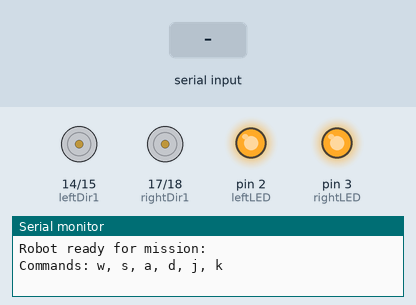
This sketch was run on a simulated Arduino Uno, built with avr-gcc and run on an emulated ATmega328P. On the bench: motor-driver pin pairs drawn as motors (green arrow = first pin HIGH = forward, orange = second pin HIGH = backward, longer = more drive, scaled by the enable pin), output pins drawn as LEDs (lit = HIGH), the last lines printed to the serial monitor. The inputs (shaded band) are chosen by the test bench.

Above: at 1.2 s.
1.3 s: "w" received over Serial
At 2.9 s:
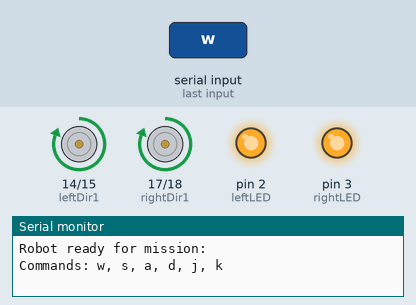
4.3 s: "a" received over Serial
At 5.29 s:
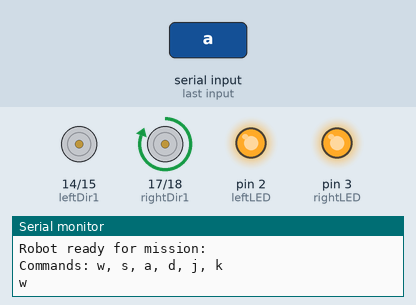
7.0 s: "d" received over Serial
At 7.99 s:
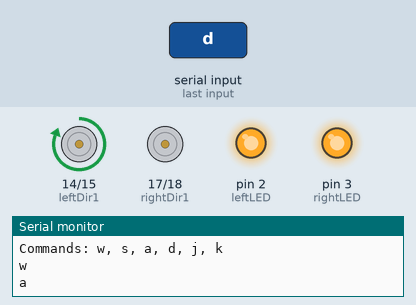
9.7 s: "j" received over Serial
At 10.4 s:
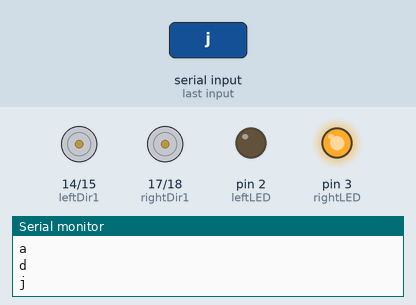
11.2 s: "k" received over Serial
At 11.6 s:
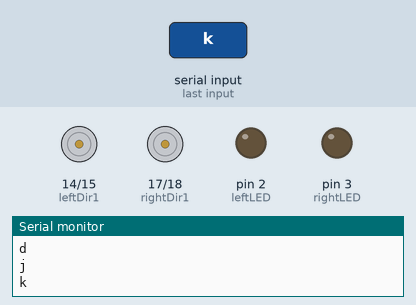
12.7 s: "s" received over Serial
At 15.7 s:
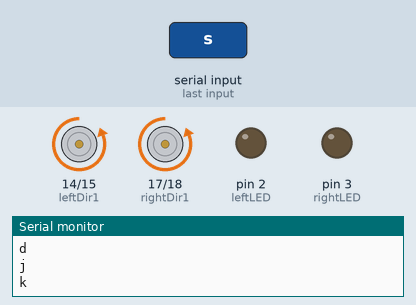
Timing chart, 0 to 18.2 s (numbered marks = the images above; inputs shaded):
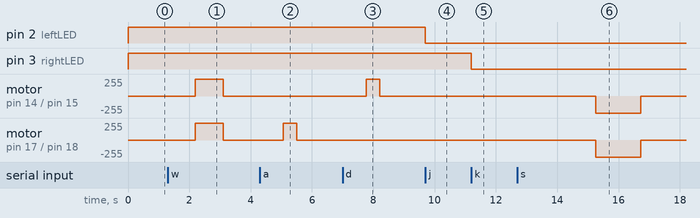

Measured:
- after the input at 1.3 s, motor on pin 14 (leftDir1) / pin 15 (leftDir2), motor on pin 17 (rightDir1) / pin 18 (rightDir2): stopped → forward 255/255 after 0.90 s, → stopped 0.90 s later
- after the input at 4.3 s, motor on pin 17 (rightDir1) / pin 18 (rightDir2): stopped → forward 255/255 after 0.77 s, → stopped 0.44 s later
- after the input at 7.0 s, motor on pin 14 (leftDir1) / pin 15 (leftDir2): stopped → forward 255/255 after 0.77 s, → stopped 0.44 s later
- after the input at 9.7 s, pin 2 (leftLED): HIGH → LOW at once
- after the input at 11.2 s, pin 3 (rightLED): HIGH → LOW at once
- after the input at 12.7 s, motor on pin 14 (leftDir1) / pin 15 (leftDir2), motor on pin 17 (rightDir1) / pin 18 (rightDir2): stopped → backward 255/255 after 2.6 s, → stopped 1.5 s later

The sketch:

Tankbot2.ino
```cpp
// Motor A
#define leftSpeedPin    16   // Left motor speed control, to PWM_A
#define leftDir1        14   // Left motor direction 1, to AIn1
#define leftDir2        15   // Left motor direction 2, to AIn2

// Motor B
#define rightDir1        17  // Right motor direction 1, to BIn1
#define rightDir2        18 // Right motor direction 2, to BIn2
#define rightSpeedPin    19  // Right motor speed control, to PWM_B

// LEDs
#define leftLED 2
#define rightLED 3

byte leftLEDState = HIGH;
byte rightLEDState = HIGH;
// setup

void setup()
{
  int motorSpeed;                   // From 0->255, slow->fast.

  // Set motor direction pins as outputs.
  pinMode(leftDir1, OUTPUT);
  pinMode(leftDir2, OUTPUT);
  pinMode(rightDir1, OUTPUT);
  pinMode(rightDir2, OUTPUT);

  // LEDs
  pinMode(leftLED, OUTPUT);
  pinMode(rightLED, OUTPUT);

  digitalWrite(leftLED, leftLEDState);   // sets the LED on
  digitalWrite(rightLED, rightLEDState);    // sets the LED off

  // Serial
  Serial.begin(9600);
  Serial.println("Robot ready for mission:");
  Serial.println("Commands: w, s, a, d, j, k");

}

// Loop all day long...

void loop()
{

  // Listen for incoming messages
  if (Serial.available() > 0 )  {

    char command = Serial.read();

    if (command == 'w' || command == 'a' || command == 'd') {
      forward(command,200,0);
    }

    if (command == 's') {
      backward(command,200,0);
    }

    if (command == 'j' || command == 'k') {
      frontLight(command);
    }

    // Debug
    Serial.println(command);
  }
}

/* *********************************************************
 *
 * Functions
 *
 * *********************************************************/

/*
 * Function: Control front light LED
 * @param: char led
 */
void frontLight(char led) {
  // Left led
  if (led == 'j') {
    if (leftLEDState == LOW) {
      leftLEDState = HIGH;

    } else {
      leftLEDState = LOW;
    }
    digitalWrite(leftLED, leftLEDState);
  }
  // Right led
  if (led == 'k') {
    if(rightLEDState == LOW) {
      rightLEDState = HIGH;
    } else {
      rightLEDState = LOW;
    }
    digitalWrite(rightLED,rightLEDState);
  }

}
/*
 * Function: Move the robot forward
 * @param: char motor
 * @param: int motorSpeed
 * @param: int distance
 *
 */

void forward(char motor, int motorSpeed, int distance) {

  // Counter for the speed.
  int current;

  // Turn the right motor forward.
  if (motor == 'd') {

    digitalWrite(leftSpeedPin, HIGH);
    digitalWrite(leftDir1, HIGH);
    digitalWrite(leftDir2, LOW);

    // Move the motor step by step.
    for (current = 0; current <= motorSpeed; current++)
    {
      analogWrite(leftSpeedPin, current);
      delay(6); // Delay
    }

    delay(distance);

    digitalWrite(leftSpeedPin, LOW);
    digitalWrite(leftDir1, LOW);

  }

  // Turn the left motoro forward.
  if (motor == 'a') {

    digitalWrite(rightSpeedPin, HIGH);
    digitalWrite(rightDir1, HIGH);
    digitalWrite(rightDir2, LOW);

    for (current = 0; current <= motorSpeed; current++)
    {
      analogWrite(rightSpeedPin, current);
      delay(6);
    }

    delay(distance);

    digitalWrite(rightSpeedPin, LOW);
    digitalWrite(rightDir1, LOW);

  }

  // Turn left and right motor forward.
  if (motor == 'w') {

    digitalWrite(leftSpeedPin, HIGH);
    digitalWrite(leftDir1, HIGH);
    digitalWrite(leftDir2, LOW);

    digitalWrite(rightSpeedPin, HIGH);
    digitalWrite(rightDir1, HIGH);
    digitalWrite(rightDir2, LOW);


    for (current = 0; current <= 255; current++)
    {
      analogWrite(leftSpeedPin, current);
      analogWrite(rightSpeedPin, current);
      delay(7);
    }
    delay(distance);

    digitalWrite(leftSpeedPin, LOW);
    digitalWrite(leftDir1, LOW);

    digitalWrite(rightSpeedPin, LOW);
    digitalWrite(rightDir1, LOW);

  }

}

/*
 * Function: Move the robot backward
 * @param: char motor
 * @param: int motorSpeed
 * @param: int distance
 *
 */

void backward(char motor, int motorSpeed, int distance) {

  int current;

  // Move the left motor backward
  if (motor == 'e') {

    digitalWrite(leftSpeedPin, HIGH);
    digitalWrite(leftDir1, LOW);
    digitalWrite(leftDir2, HIGH);

    for (current = 0; current <= motorSpeed; current++)
    {
      analogWrite(leftSpeedPin, current);
      delay(5);
    }

    delay(distance);

    digitalWrite(leftSpeedPin, LOW);
    digitalWrite(leftDir2, LOW);

  }

  // Move the right motor backward.
  if (motor == 'q') {

    digitalWrite(rightSpeedPin, HIGH);
    digitalWrite(rightDir1, LOW);
    digitalWrite(rightDir2, HIGH);

    for (current = 0; current <= motorSpeed; current++)
    {
      analogWrite(rightSpeedPin, current);
      delay(10);
    }

    delay(distance/4);

    digitalWrite(rightSpeedPin, LOW);
    digitalWrite(rightDir2, LOW);

  }

  // Move the left and right motor backward.
  if (motor == 's') {

    digitalWrite(leftSpeedPin, HIGH);
    digitalWrite(leftDir1, LOW);
    digitalWrite(leftDir2, HIGH);

    digitalWrite(rightSpeedPin, HIGH);
    digitalWrite(rightDir1, LOW);
    digitalWrite(rightDir2, HIGH);

    for (current = 0; current <= motorSpeed; current++)
    {
      analogWrite(leftSpeedPin, current);
      analogWrite(rightSpeedPin, current);
      delay(20);
    }
    delay(distance);

    digitalWrite(leftSpeedPin, LOW);
    digitalWrite(leftDir2, LOW);

    digitalWrite(rightSpeedPin, LOW);
    digitalWrite(rightDir2, LOW);

  }

}
```
